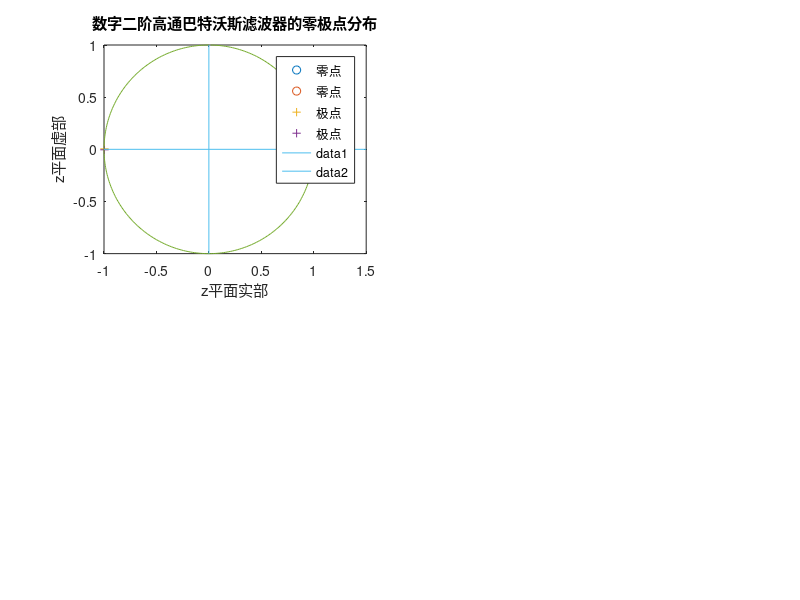

This figure's MATLAB source: (Note: this script raises an error after producing the figure.)
%% 模拟滤波器到数字滤波器的转换

clearvars

Fs           = 100;                   %采样率
gVal         = 1;                     %增益
cutHz        = 1;                     %截止频率
%二阶高通巴特沃斯滤波器
cutFre      = 2*pi*cutHz;
r2          = sqrt(2);
%传递函数有理分式分子（参见式（2.61）
b(1)        = 1;
b(2)        = 0;
b(3)        = 0;
%传递函数分母
a(1)        = 1;
a(2)        = r2*cutFre;
a(3)        = cutFre^2;
%零点和极点
ze(1)       = 0;
ze(2)       = 0;
po(1)       = -r2*cutFre*(1+1i)/2;
po(2)       = -r2*cutFre*(1-1i)/2;
po0         = roots(b);
ze0         = roots(a);
num_ze      = 2;
num_po      = 2;
[mn,nn]     = size(ze);
%双线性变换，使用零极点
[zd,pd,kd]  = bilinear(ze',po',gVal,Fs);
num_zd      = length(zd);
num_pd      = length(pd);

scrsz = get(groot,'ScreenSize');
figure('Position',[scrsz(3)/4 scrsz(4)/2 scrsz(3)/1.5 scrsz(4)/1.2]);
subplot(2,2,1);
for i=1:num_zd
    plot(real(zd(i)),imag(zd(i)),'o');
    hold on
end
for i=1:num_pd
    plot(real(pd(i)),imag(pd(i)),'+');
    hold on
end

x = zeros(1,360);
y = zeros(1,360);
for i=1:360
    x(i)=sin(i*pi/180);
    y(i)=cos(i*pi/180);
end

plot(x,y);
title('数字二阶高通巴特沃斯滤波器的零极点分布')
xlabel('z平面实部')
ylabel('z平面虚部')
legend('零点','零点','极点','极点')
line([-1,1.5],[0,0])
line([0,0],[-1,1])

%双线性变换，使用有理分式的分子b和分母a
[bz,az]         = bilinear(b,a,Fs);
zd0             = roots(bz);
pd0             = roots(az);
[h0,w0]         = freqz(bz,az,Fs);  
%脉冲响应不变法
[bz1,az1]       = impinvar(b,a,Fs);   %注意，脉冲响应不变法不适于高通和带阻滤波器
[h2,w2]         = freqz(bz1,az1,Fs);

%求数字滤波器的零极点
bzlen           = length(bz1);
azlen           = length(az1);
zd1             = roots(bz1);
pd1             = roots(az1);

subplot(2,2,2);
zplane(bz,az);   %双线性
subplot(2,2,3);
zplane(zd1',pd1');

subplot(2,2,4);
[h00,w00]       = freqs(b,a);       %模拟滤波器
loglog(w00/(2*pi),abs(h00));
hold on
loglog(w0*Fs/(2*pi),abs(h0),'g');   %双线性变换
hold on  
loglog(w2*Fs/(2*pi),abs(h2),'r');   %脉冲响应不变
legend('模拟滤波器','双线性变换','脉冲响应不变')
xlabel('频率/Hz')
ylabel('归一化振幅')
%% 直接计算双线性变换得到的极点
% num             = (1+po(1)/(2*Fs));
% den             = (1-po(1)/(2*Fs));
% pd1             = num/den;
%低通滤波器
% omega0          = 2*pi*cutHz;
%传递函数有理分式分子（参见式（2.61）
%零个零点
%传递函数分母
% p(1)            = -4.4429+4.4429i;
% p(2)            = -4.4429-4.4429i;
% [b,a]           = zp2tf([],p,-omega0^2);
% [h4,w4]         = freqs(b,a);
% figure
% loglog(w4/(2*pi),abs(h4),'r')

scrsz = get(groot,'ScreenSize');
figure('Position',[scrsz(3)/4 scrsz(4)/2 scrsz(3)/1.5 scrsz(4)/1.2]);
cutHzs=[1 10 20 30];
for i=1:4
    ordNum          = 2; 
    cutHz           = cutHzs(i);
    cutFre          = cutHz*2*pi;
    [z,p,gVal]      = butter(ordNum,cutFre,'s');
    [b,a]           = zp2tf(z,p,gVal);
    [h,w]           = freqs(b,a);
    % loglog(w/(2*pi),abs(h))

    % 变成数字滤波器
    [bd_bi,ad_bi]   = bilinear(b,a,Fs);
    [bd_im,ad_im]   = impinvar(b,a,Fs);
    [h_bi,w_bi]     = freqz(bd_bi,ad_bi,Fs);
    [h_im,w_im]     = freqz(bd_im,ad_im,Fs);
    subplot(2,2,i)
    loglog(w_bi*Fs/(2*pi),abs(h_bi),'r');
    hold on
    loglog(w_im*Fs/(2*pi),abs(h_im));
    hold on
    loglog(w/(2*pi),abs(h),'g')
    legend('双线性变换','脉冲响应不变','模拟滤波器','Location','southwest')
    xlabel('频率/Hz')
    ylabel('归一化振幅')
    title(['低通滤波器振幅响应，截止频率 = ' num2str(cutHz) 'Hz'])
end 

%% 有限差分近似
r2              = sqrt(2);
cutHz           = 1;
Fs              = 100;
cutFre          = 2*pi*cutHz;
%模拟传递函数有理分式分子（参见式（2.61）
b(1)            = 1;
b(2)            = 0;
b(3)            = 0;
%传递函数分母
a(1)            = 1;
a(2)            = r2*cutFre;
a(3)            = cutFre^2;
gVal               = Fs^2+r2*cutFre*Fs+cutFre^2;
b1(1)           = 1/gVal;
b1(2)           = -2/gVal;
b1(3)           = 1/gVal;

a1(1)           = 1;
a1(2)           = -(2*(Fs^2)+r2*cutFre*Fs)/gVal;
a1(3)           = Fs^2/gVal;
num             = 200;
[h_de,w_de]     = freqz(b1,a1,num);
%归一化
df              = Fs/(2*num);
n_f             = cutHz/df+1;
norm            = abs(h_de(n_f))/0.707;

figure
[h00,w00]=freqs(b,a);  %模拟滤波器
loglog(w00/(2*pi),abs(h00),'-y');
hold on
loglog(w_de*Fs/(2*pi),abs(h_de)/norm);
hold on

cutHz           = 10;
Fs              = 100;
cutFre          = 2*pi*cutHz;
%传递函数有理分式分子（参见式（2.61）
b(1)            = 1;
b(2)            = 0;
b(3)            = 0;
%传递函数分母
a(1)            = 1;
a(2)            = r2*cutFre;
a(3)            = cutFre^2;
%------------------------------有限差分近似
gVal               = Fs^2+r2*cutFre*Fs+cutFre^2;
b1(1)           = 1/gVal;
b1(2)           = -2/gVal;
b1(3)           = 1/gVal;
r2              = sqrt(2);

a1(1)           = 1;
a1(2)           = -(2*(Fs^2)+r2*cutFre*Fs)/gVal;
a1(3)           = Fs^2/gVal;
aa              = a1;
bb              = b1;
[h_de,w_de]     = freqz(b1,a1,num);
%归一化
f_de            = w_de*Fs/(2*pi);
df              = Fs/(2*num);
n_f             = cutHz/df+1;
f_n             = f_de(n_f);
norm            = abs(h_de(n_f))/0.707;

[h00,w00]       = freqs(b,a);  %模拟滤波器
loglog(w00/(2*pi),abs(h00),'-g');
hold on
loglog(w_de*Fs/(2*pi),abs(h_de)/norm,'r')
xlabel('频率/Hz')
ylabel('归一化振幅')
legend('模拟，fc=1Hz','数字，fc=1Hz','模拟，fc=10Hz','数字，fc=10Hz','Location','southeast')
title('有限差分近似实现二阶巴特沃斯模拟滤波器到数字滤波器转换')
